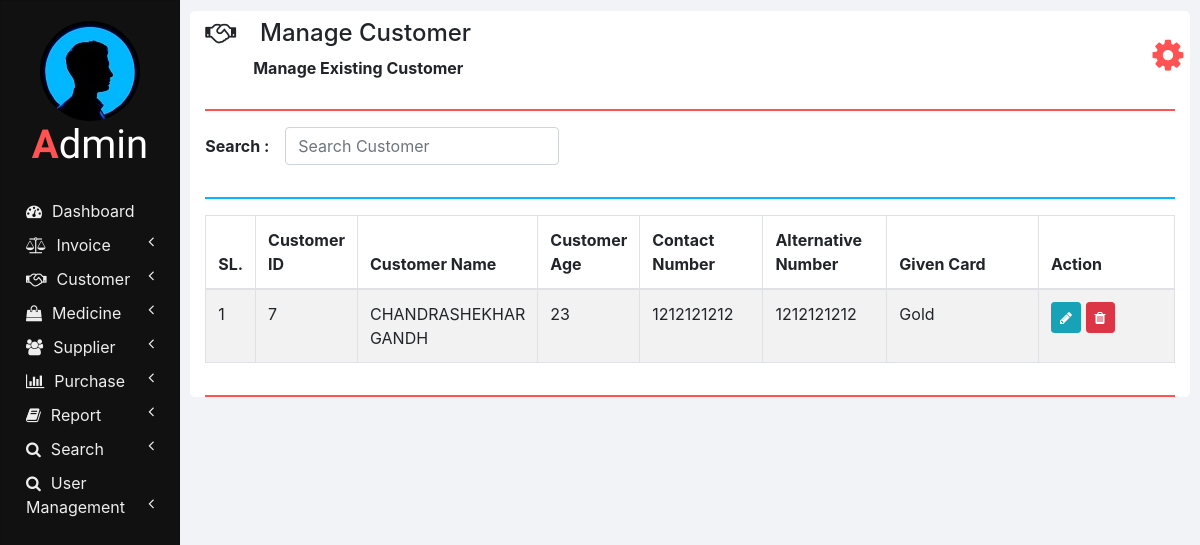
The app's page /manage_customer.php (signed in), older data.
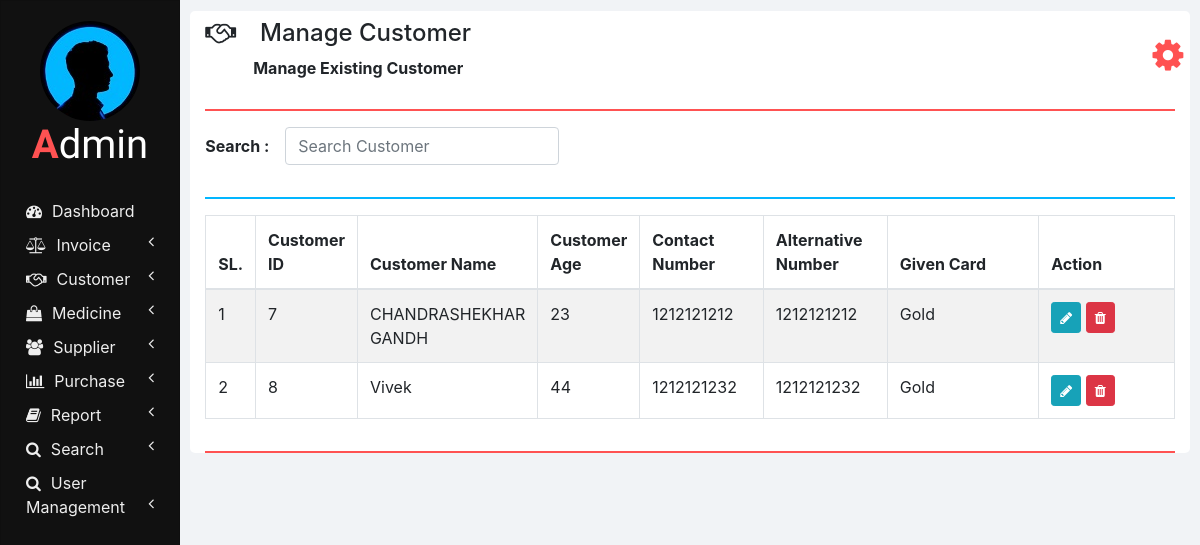
The same page, newer data.
### tables this page shows
CREATE TABLE `customers` (
  `ID` int(11) NOT NULL,
  `NAME` varchar(20) NOT NULL,
  `AGE` int(11) NOT NULL,
  `DATE_OF_BIRTH` varchar(100) NOT NULL,
  `CONTACT_NUMBER` bigint(20) NOT NULL,
  `ALTERNATIVE_NUMBER` bigint(20) NOT NULL,
  `FATHER_NAME` varchar(20) NOT NULL,
  `FATHER_OCCUPATION` varchar(100) NOT NULL,
  `MOTHER_NAME` varchar(20) NOT NULL,
  `MOTHER_OCCUPATION` varchar(100) NOT NULL,
  `ADDRESS1` varchar(100) NOT NULL,
  `ADDRESS2` varchar(100) NOT NULL,
  `ADHAR_CARD_NUMBER` varchar(100) NOT NULL,
  `GIVEN_CARD` varchar(100) NOT NULL,
  `DISTRICT` varchar(100) NOT NULL,
  `TALUK` varchar(100) NOT NULL,
  `VILLEGE` varchar(100) NOT NULL,
  `DOCTOR_NAME` varchar(100) DEFAULT NULL
);

### php/manage_customer.php (the view, shortened to what this page needs)
<?php
  function showCustomers($id) {
    require "db_connection.php";
    if($con) {
      $seq_no = 0;
      $query = "SELECT * FROM customers";
      $result = mysqli_query($con, $query);
      while($row = mysqli_fetch_array($result)) {
        $seq_no++;
        if($row['ID'] == $id)
          showEditOptionsRow($seq_no, $row);
        else
          showCustomerRow($seq_no, $row);
      }
    }
  }
  function showCustomerRow($seq_no, $row) {
    ?>
    <tr>
      <td><?php echo $seq_no; ?></td>
      <td><?php echo $row['ID'] ?></td>
      <td><?php echo $row['NAME']; ?></td>
      <td><?php echo $row['AGE']; ?></td>
      <td><?php echo $row['CONTACT_NUMBER']; ?></td>
      <td><?php echo $row['ALTERNATIVE_NUMBER']; ?></td>
      <td><?php echo $row['GIVEN_CARD']; ?></td>
      <td>
        <button href="" class="btn btn-info btn-sm" onclick="editCustomer(<?php echo $row['ID']; ?>);">
          <i class="fa fa-pencil"></i>
        </button>
        <button class="btn btn-danger btn-sm" onclick="deleteCustomer(<?php echo $row['ID']; ?>);">
          <i class="fa fa-trash"></i>
        </button>
      </td>
    </tr>
    <?php
  }
  ?>

Row changes from the older to the newer data that the page shows:
added customers: seq_no "2", ID "8", NAME "Vivek", AGE "44", CONTACT_NUMBER "1212121232", ALTERNATIVE_NUMBER "1212121232", GIVEN_CARD "Gold"
